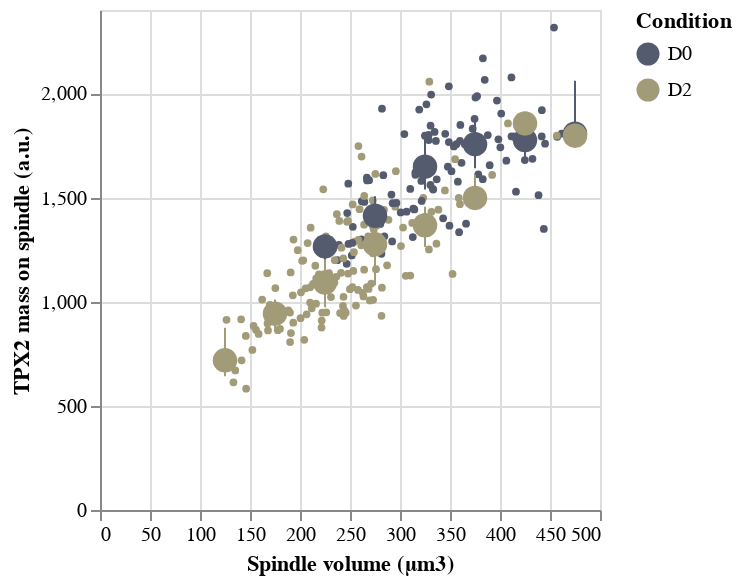

Here is the notebook cell this chart was saved with:
### Code cell
SCATTERBIN_SV_TPX2 = Scatter_bin(
    dataframe = df, 
    x = "Spindle_Volume_um3", 
    x_title = "Spindle volume (µm3)",
    y = "TPX2_mass_Spindle_norm",
    y_title = "TPX2 mass on spindle (a.u.)",
    color = "Condition",
    binextent = [0, 500],
    binstep = 50
   # Circlesize = 5,
   # CircleOpacity = 1
)
SCATTERBIN_SV_TPX2

### Figure 1 — Vega-Lite specification as saved in the notebook (floating-point values rounded to 4 significant figures; data arrays with more than 128 entries replaced by an {"elided": "..."} marker saying what was removed)
{"config": {"view": {"continuousWidth": 400, "continuousHeight": 300}}, "layer": [{"mark": {"type": "circle", "opacity": 1, "size": 15}, "encoding": {"color": {"type": "nominal", "field": "Condition", "scale": {"scheme": "cividis"}}, "x": {"type": "quantitative", "field": "Spindle_Volume_um3", "title": "Spindle volume (µm3)"}, "y": {"type": "quantitative", "field": "TPX2_mass_Spindle_norm", "title": "TPX2 mass on spindle (a.u.)"}}, "height": 250, "width": 250}, {"mark": {"type": "errorbar", "extent": "iqr"}, "encoding": {"color": {"type": "nominal", "field": "Condition", "scale": {"scheme": "cividis"}}, "x": {"type": "quantitative", "bin": {"extent": [0, 500], "step": 50}, "field": "Spindle_Volume_um3", "title": "Spindle volume (µm3)"}, "y": {"type": "quantitative", "aggregate": "median", "bin": false, "field": "TPX2_mass_Spindle_norm", "title": "TPX2 mass on spindle (a.u.)"}}}, {"mark": {"type": "circle", "opacity": 1, "size": 150}, "encoding": {"color": {"type": "nominal", "field": "Condition", "scale": {"scheme": "cividis"}}, "x": {"type": "quantitative", "bin": {"extent": [0, 500], "step": 50}, "field": "Spindle_Volume_um3", "title": "Spindle volume (µm3)"}, "y": {"type": "quantitative", "aggregate": "median", "bin": false, "field": "TPX2_mass_Spindle_norm", "title": "TPX2 mass on spindle (a.u.)"}}, "height": 250, "width": 250}], "data": {"name": "data-a11872630e0e1fa542bf927afe29c574"}, "$schema": "https://vega.github.io/schema/vega-lite/v4.8.1.json", "datasets": {"data-a11872630e0e1fa542bf927afe29c574": {"elided": "247 records"}}}
